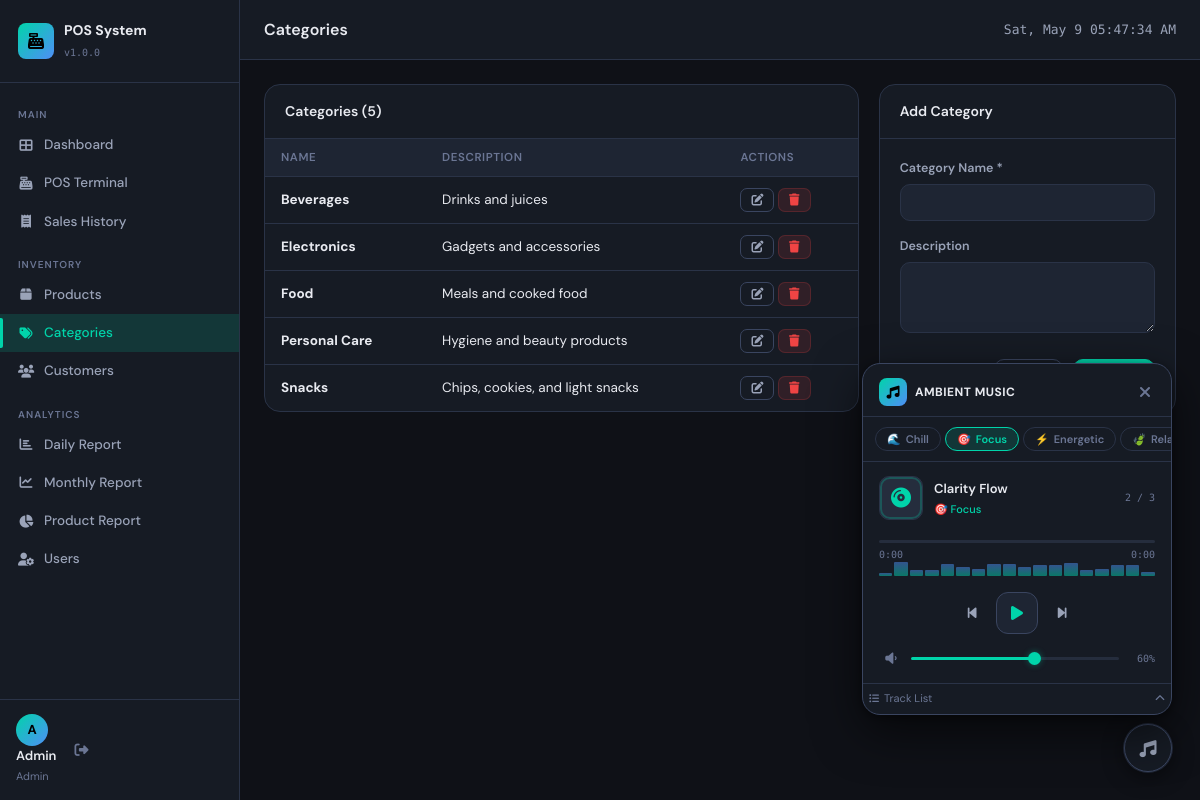
The page /index.php?url=products/categories (signed in) on the database its author committed.
### tables this page shows
CREATE TABLE IF NOT EXISTS categories (
                                          id INT AUTO_INCREMENT PRIMARY KEY,
                                          name VARCHAR(100) NOT NULL,
                                          description TEXT,
                                          created_at TIMESTAMP DEFAULT CURRENT_TIMESTAMP
);

### app/controllers/ProductsController.php (called while the page is built, shortened)
<?php
class ProductsController extends Controller {
    private CategoryModel $categoryModel;
    public function __construct() {
        $this->categoryModel = new CategoryModel();
    }
    public function categories(): void {
        $categories = $this->categoryModel->findAll('', 'name ASC');
        $this->view('products/categories', [
            'pageTitle' => 'Categories',
            'categories' => $categories,
            'flash' => $this->getFlash(),
        ]);
    }
}

### config/database.php (called while the page is built, shortened)
<?php
class Database {
    private static $instance = null;
    private $connection;
    private function __construct() {
        $this->connection = new mysqli(DB_HOST, DB_USER, DB_PASS, DB_NAME, DB_PORT);
        $this->connection->set_charset('utf8mb4');
    }
    public static function getInstance(): Database {
        if (self::$instance === null) {
            self::$instance = new Database();
        }
        return self::$instance;
    }
    public function query(string $sql): mysqli_result|bool {
        $result = $this->connection->query($sql);
        return $result;
    }
}

### app/models/Model.php (called while the page is built, shortened)
<?php
class Model {
    protected Database $db;
    protected string $table = '';
    public function __construct() {
        $this->db = Database::getInstance();
    }
    public function findAll(string $conditions = '', string $orderBy = '', int $limit = 0): array {
        $sql = "SELECT * FROM {$this->table}";
        if ($orderBy) $sql .= " ORDER BY $orderBy";
        $result = $this->db->query($sql);
        $rows = [];
        while ($row = $result->fetch_assoc()) {
            $rows[] = $row;
        }
        return $rows;
    }
}

### app/views/products/categories.php (the view, shortened to what this page needs)
<div class="two-col-layout">
    <div class="card">
        <div class="card-header">
            <h3>Categories (<?= count($categories) ?>)</h3>
        </div>
        <div class="card-body p-0">
            <table class="table">
                <thead>
                <tr><th>Name</th><th>Description</th><?php if (($_SESSION['user']['role'] ?? '') === 'admin'): ?><th>Actions</th><?php endif; ?></tr>
                </thead>
                <tbody>
                <?php if (empty($categories)): ?>
                    <tr><td colspan="3" class="text-center text-muted">No categories yet.</td></tr>
                <?php else: ?>
                    <?php foreach ($categories as $cat): ?>
                        <tr>
                            <td><strong><?= htmlspecialchars($cat['name']) ?></strong></td>
                            <td><?= htmlspecialchars($cat['description'] ?? '—') ?></td>
                            <?php if (($_SESSION['user']['role'] ?? '') === 'admin'): ?>
                                <td>
                                    <button class="btn btn-sm btn-outline" onclick="editCategory(<?= $cat['id'] ?>, '<?= htmlspecialchars(addslashes($cat['name'])) ?>', '<?= htmlspecialchars(addslashes($cat['description'] ?? '')) ?>')">
                                        <i class="fas fa-edit"></i>
                                    </button>
                                    <a href="<?= BASE_URL ?>/index.php?url=products/deleteCategory/<?= $cat['id'] ?>" class="btn btn-sm btn-danger"
                                       onclick="return confirm('Delete this category?')"><i class="fas fa-trash"></i></a>
                                </td>
                            <?php endif; ?>
                        </tr>
                    <?php endforeach; ?>
                <?php endif; ?>
                </tbody>
            </table>
        </div>
    </div>
    <?php if (($_SESSION['user']['role'] ?? '') === 'admin'): ?>
        <div class="card">
            <div class="card-header">
                <h3 id="formTitle">Add Category</h3>
            </div>
            <div class="card-body">
                <form method="POST" action="<?= BASE_URL ?>/index.php?url=products/saveCategory">
                    <div class="form-group">
                        <label>Category Name *</label>
                        <input type="text" name="name" id="catName" required>
                    </div>
                    <div class="form-group">
                        <label>Description</label>
                        <textarea name="description" id="catDesc" rows="3"></textarea>
                    </div>
                    <div class="form-actions">
                        <button type="button" class="btn btn-outline" onclick="resetForm()">Reset</button>
                        <button type="submit" class="btn btn-primary"><i class="fas fa-save"></i> Save</button>
                    </div>
                </form>
            </div>
        </div>
    <?php endif; ?>
</div>

### public/css/app.css (style rules this page uses)
:root { --bg: #0f1117; --bg2: #161b24; --bg3: #1e2533; --bg4: #252d3d; --border: #2a3347; --border2: #3a4560; --teal: #00d4aa; --teal-dim: #00b891; --teal-glow: rgba(0,212,170,.15); --blue: #4f8ef7; --orange: #f59e0b; --red: #ef4444; --green: #22c55e; --purple: #a78bfa; --text: #e8eaf0; --text2: #9aa3b8; --text3: #6b7694; --radius: 10px; --radius-lg: 16px; --shadow: 0 4px 24px rgba(0,0,0,.4); --shadow-sm: 0 2px 8px rgba(0,0,0,.3); --sidebar-w: 240px; --topbar-h: 60px; --font: 'DM Sans', sans-serif; --mono: 'DM Mono', monospace; }
* { box-sizing: border-box; margin: 0; padding: 0; }
body { font-family: var(--font); background: var(--bg); color: var(--text); font-size: 14px; line-height: 1.5; min-height: 100vh; }
a { color: inherit; text-decoration: none; }
.card { background: var(--bg2); border: 1px solid var(--border); border-radius: var(--radius-lg); overflow: hidden; }
.card-header { display: flex; align-items: center; justify-content: space-between; padding: 16px 20px; border-bottom: 1px solid var(--border); font-size: 14px; }
.card-header h3 { font-size: 14px; font-weight: 600; display: flex; align-items: center; gap: 8px; }
.card-body { padding: 20px; }
.card-body.p-0 { padding: 0; }
.table { width: 100%; border-collapse: collapse; font-size: 13.5px; }
.table th { background: var(--bg3); color: var(--text3); font-weight: 600; font-size: 11.5px; text-transform: uppercase; letter-spacing: .05em; padding: 10px 16px; text-align: left; border-bottom: 1px solid var(--border); }
.table td { padding: 11px 16px; border-bottom: 1px solid var(--border); vertical-align: middle; }
.table tr:last-child td { border-bottom: none; }
.btn { display: inline-flex; align-items: center; gap: 6px; padding: 8px 16px; border-radius: var(--radius); font-family: var(--font); font-size: 13.5px; font-weight: 500; cursor: pointer; border: 1px solid transparent; transition: all .2s; white-space: nowrap; }
.btn-primary { background: var(--teal); color: #000; border-color: var(--teal); }
.btn-outline { background: transparent; color: var(--text2); border-color: var(--border2); }
.btn-danger { background: rgba(239,68,68,.12); color: var(--red); border-color: rgba(239,68,68,.2); }
.btn-sm { padding: 5px 10px; font-size: 12px; border-radius: 7px; }
.form-group { margin-bottom: 16px; }
.form-group label { display: block; font-size: 12.5px; font-weight: 600; color: var(--text2); margin-bottom: 6px; }
input[type=text], input[type=email], input[type=password], input[type=number], input[type=date], select, textarea { width: 100%; background: var(--bg3); border: 1px solid var(--border); border-radius: var(--radius); color: var(--text); font-family: var(--font); font-size: 13.5px; padding: 9px 12px; transition: border-color .2s; outline: none; -webkit-appearance: none; }
textarea { resize: vertical; }
.form-actions { display: flex; gap: 10px; justify-content: flex-end; margin-top: 20px; }
.two-col-layout { display: grid; grid-template-columns: 2fr 1fr; gap: 20px; align-items: start; }

### rows shown on the page
categories: name "Beverages", description "Drinks and juices"
categories: name "Electronics", description "Gadgets and accessories"
categories: name "Food", description "Meals and cooked food"
categories: name "Personal Care", description "Hygiene and beauty products"
categories: name "Snacks", description "Chips, cookies, and light snacks"

### other values the page prints
APP_NAME "POS System"
APP_VERSION "1.0.0"
substr($_SESSION['user']['name'] ?? 'U', 0, 1) "A"
$_SESSION['user']['name'] "Admin"
$_SESSION['user']['role'] "Admin"
$pageTitle "Categories"
count($categories) "5"
